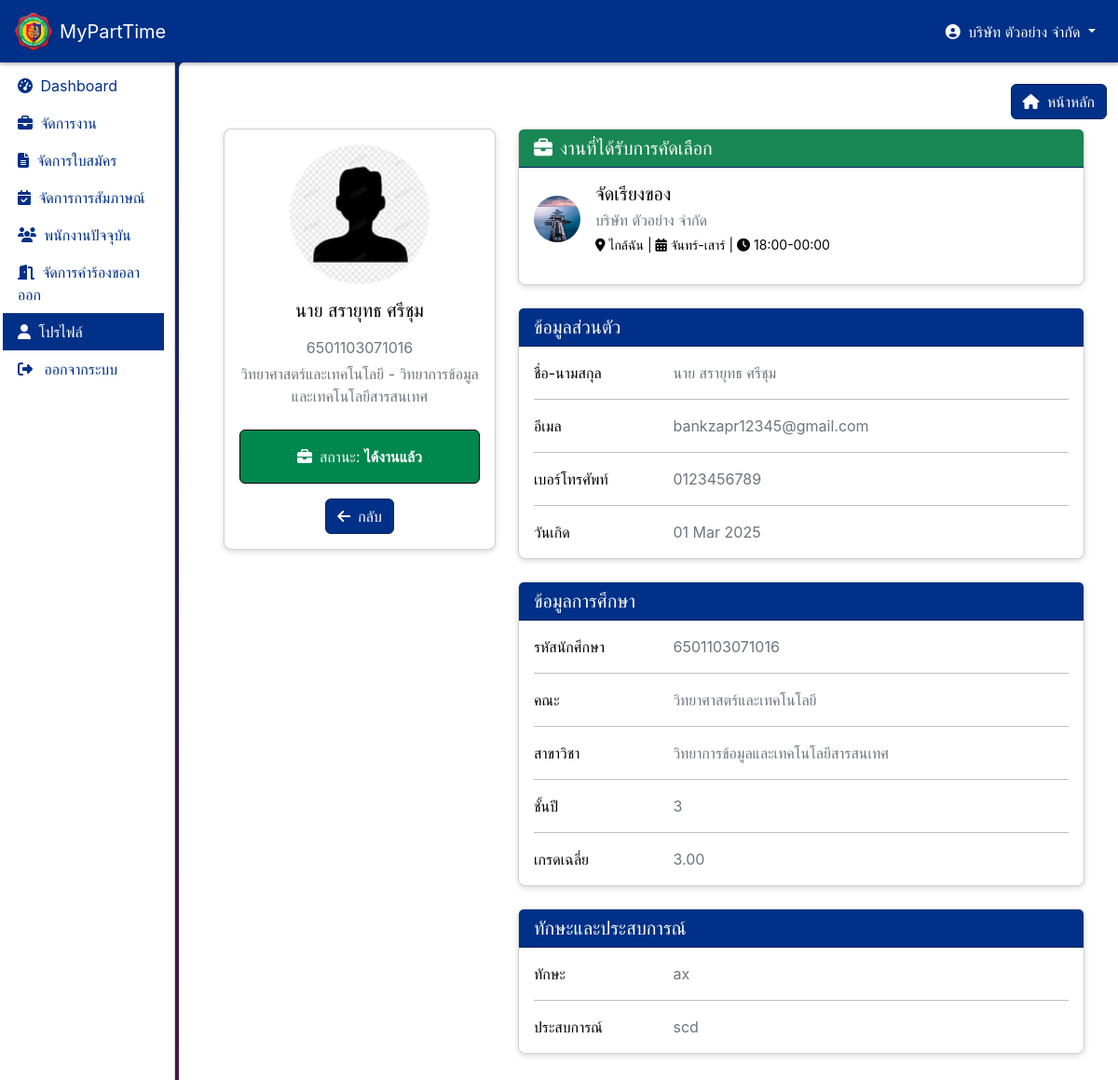
Screenshot of /profiles/view_student_profile.php?id=3 (signed in) with the database file from the repository.
### tables this page shows
CREATE TABLE `students` (
  `student_id` int(11) NOT NULL,
  `student_code` varchar(13) DEFAULT NULL,
  `password` varchar(255) NOT NULL,
  `title` varchar(10) DEFAULT NULL,
  `first_name` varchar(50) NOT NULL,
  `last_name` varchar(50) NOT NULL,
  `birth_date` date DEFAULT NULL,
  `email` varchar(100) NOT NULL,
  `phone` varchar(15) DEFAULT NULL,
  `university_name` varchar(100) DEFAULT NULL,
  `faculty_name` varchar(100) DEFAULT NULL,
  `major_name` varchar(100) DEFAULT NULL,
  `education_level` varchar(50) DEFAULT NULL,
  `year` int(5) DEFAULT NULL,
  `gpa` decimal(4,2) DEFAULT NULL,
  `employment_status` varchar(20) DEFAULT 'unemployed',
  `skill` text DEFAULT NULL,
  `experience` text DEFAULT NULL,
  `address` text DEFAULT NULL,
  `province` varchar(100) DEFAULT NULL,
  `postal_code` varchar(10) DEFAULT NULL,
  `updated_at` datetime DEFAULT NULL,
  `profile_image` varchar(255) DEFAULT NULL
);

CREATE TABLE `applications` (
  `application_id` int(11) NOT NULL,
  `post_id` int(11) NOT NULL,
  `student_id` int(11) NOT NULL,
  `apply_date` datetime NOT NULL,
  `status` varchar(20) NOT NULL,
  `cover_letter` text NOT NULL,
  `additional_info` text DEFAULT NULL,
  `message` text DEFAULT NULL,
  `expected_salary` decimal(10,2) DEFAULT NULL,
  `available_start_date` date DEFAULT NULL,
  `available_hours` varchar(255) DEFAULT NULL,
  `resume_path` varchar(255) DEFAULT NULL,
  `created_at` timestamp NOT NULL DEFAULT current_timestamp(),
  `updated_at` timestamp NOT NULL DEFAULT current_timestamp() ON UPDATE current_timestamp(),
  `required_documents` text DEFAULT NULL,
  `submitted_documents` text DEFAULT NULL
);

CREATE TABLE `companies` (
  `company_id` int(11) NOT NULL,
  `company_name` varchar(100) NOT NULL,
  `tax_id` varchar(13) NOT NULL,
  `username` varchar(50) NOT NULL,
  `password` varchar(255) NOT NULL,
  `business_type` varchar(50) NOT NULL,
  `company_type` varchar(50) NOT NULL,
  `business_sector` varchar(100) DEFAULT NULL,
  `company_desc` text NOT NULL,
  `address` text NOT NULL,
  `province` varchar(100) DEFAULT NULL,
  `postal_code` varchar(10) DEFAULT NULL,
  `website` varchar(255) DEFAULT NULL,
  `contact_person` varchar(50) NOT NULL,
  `contact_email` text NOT NULL,
  `contact_phone` varchar(15) NOT NULL,
  `pdpa_consent` tinyint(1) NOT NULL DEFAULT 0,
  `created_at` timestamp NOT NULL DEFAULT current_timestamp(),
  `registration_date` timestamp NOT NULL DEFAULT current_timestamp(),
  `updated_at` datetime DEFAULT NULL,
  `is_verified` tinyint(1) NOT NULL DEFAULT 0,
  `logo_path` varchar(255) DEFAULT NULL
);

CREATE TABLE `jobs_posts` (
  `post_id` int(11) NOT NULL,
  `company_id` int(11) NOT NULL,
  `job_title` varchar(100) NOT NULL,
  `job_description` varchar(100) DEFAULT NULL,
  `positions` text NOT NULL,
  `min_salary` decimal(10,2) DEFAULT NULL,
  `max_salary` decimal(10,2) NOT NULL,
  `salary_type` decimal(20,0) DEFAULT NULL,
  `work_days` varchar(50) DEFAULT NULL,
  `work_hours` varchar(50) DEFAULT NULL,
  `requirement` text DEFAULT NULL,
  `location` varchar(100) DEFAULT NULL,
  `post_date` date NOT NULL,
  `expire_date` date DEFAULT NULL,
  `status` varchar(20) DEFAULT NULL,
  `is_active` int(11) NOT NULL,
  `job_category` varchar(50) DEFAULT 'อื่นๆ',
  `update_date` timestamp NOT NULL DEFAULT current_timestamp() ON UPDATE current_timestamp()
);

### includes/functions.php (called while the page is built, shortened)
<?php
if (!function_exists('formatDate')) {
    function formatDate($date, $format = 'd M Y') {
        return date($format, strtotime($date));
    }
}
if (!function_exists('getProfileImageUrl')) {
    function getProfileImageUrl($image_path, $user_type) {
        if (!empty($image_path) && file_exists(BASE_PATH . $image_path)) {
            return ROOT_URL . $image_path;
        } else {
            if ($user_type == 'student') {
                return ROOT_URL . '/assets/images/default-student.png';
            } else {
                return ROOT_URL . '/assets/images/default-company.png';
            }
        }
    }
}
if (!function_exists('getStudentProfile')) {
    function getStudentProfile($database, $student_id) {
        $sql = "SELECT * FROM students WHERE student_id = ?";
        $stmt = $database->prepare($sql);
        $stmt->execute([$student_id]);
        return $stmt->fetch(PDO::FETCH_ASSOC);
    }
}
?>

### includes/database.php (called while the page is built, shortened)
<?php
class Database {
    private $host = "localhost";
    private $db_name = "myparttimedb";
    private $username = "root";
    private $password = "";
    private $connection;
    private function connect() {
        try {
            $this->connection = new PDO(
                "mysql:host=" . $this->host . ";dbname=" . $this->db_name . ";charset=utf8",
                $this->username,
                $this->password
            );
            $this->connection->setAttribute(PDO::ATTR_ERRMODE, PDO::ERRMODE_EXCEPTION);
        } catch (PDOException $e) {
            error_log("Connection error: " . $e->getMessage());
            $this->connection = null;
        }
    }
    public function getConnection() {
        return $this->connection;
    }
    public function prepare($sql) {
        return $this->getConnection()->prepare($sql);
    }
}
?>

### profiles/view_student_profile.php (the view, shortened to what this page needs)
<?php
include(__DIR__ . '/../layouts/header.php');
$student_id = $_GET['id'];
$student = getStudentProfile($database, $student_id);
$query = "SELECT a.*, j.job_title, j.location, j.work_days, j.work_hours, c.company_name, c.logo_path
          FROM applications a
          JOIN jobs_posts j ON a.post_id = j.post_id
          JOIN companies c ON j.company_id = c.company_id
          WHERE a.student_id = ? AND a.status = 'accepted'";
$stmt = $database->prepare($query);
$stmt->execute([$student_id]);
$result = $stmt->fetchAll(PDO::FETCH_ASSOC);
$accepted_jobs = [];
$query = "SELECT a.*, j.job_title, j.location, j.work_days, j.work_hours, c.company_name, c.logo_path
          FROM applications a
          JOIN jobs_posts j ON a.post_id = j.post_id
          JOIN companies c ON j.company_id = c.company_id
          WHERE a.student_id = ? AND a.status = 'accepted'
          ORDER BY a.updated_at DESC LIMIT 1";
$stmt = $database->prepare($query);
$stmt->execute([$student_id]);
$result = $stmt->fetchAll(PDO::FETCH_ASSOC);
foreach ($result as $row) {
    $accepted_jobs[] = $row;
}
$profile_image_url = getProfileImageUrl($student['profile_image'], 'student');
?>
<div class="btn-group float-end" role="group">
    <a href="/Myparttime/dashboard.php" class="btn btn-primary">
        <i class="fas fa-home me-1"></i> หน้าหลัก
    </a>
</div>
<div class="container px-4 py-5">
    <div class="row">
        <div class="col-md-4">
            <div class="card mb-4">
                <div class="card-body text-center">
                    <img src="<?php echo $profile_image_url; ?>" alt="รูปโปรไฟล์" class="rounded-circle img-fluid" style="width: 150px; height: 150px; object-fit: cover;">
                    <h5 class="my-3"><?php echo $student['title'] . ' ' . $student['first_name'] . ' ' . $student['last_name']; ?></h5>
                    <p class="text-muted mb-1"><?php echo $student['student_code']; ?></p>
                    <p class="text-muted mb-4"><?php echo $student['faculty_name'] . ' - ' . $student['major_name']; ?></p>
                     <?php if (!empty($accepted_jobs)): ?>
                        <div class="alert alert-success mb-3">
                            <i class="fas fa-briefcase me-2"></i>สถานะ: <strong>ได้งานแล้ว</strong>
                        </div>
                    <?php else: ?>
                        <div class="alert alert-warning mb-3">
                            <i class="fas fa-search me-2"></i>สถานะ: <strong>ว่างงาน/กำลังหางาน</strong>
                        </div>
                    <?php endif; ?>
                    <a href="javascript:history.back()" class="btn btn-primary">
                        <i class="fas fa-arrow-left me-2"></i>กลับ
                    </a>
                </div>
            </div>
        </div>
        <div class="col-md-8">
            <?php if (!empty($accepted_jobs)): ?>
                <div class="card mb-4">
                    <div class="card-header bg-success text-white">
                        <h5 class="mb-0"><i class="fas fa-briefcase me-2"></i>งานที่ได้รับการคัดเลือก</h5>
                    </div>
                    <div class="card-body">
                        <?php foreach ($accepted_jobs as $job): ?>
                            <div class="d-flex align-items-center mb-3">
                                <?php
                                $company_logo = !empty($job['logo_path']) ? ROOT_URL . $job['logo_path'] : ROOT_URL . '/assets/images/company-default.png';
                                ?>
                                <img src="<?php echo $company_logo; ?>" alt="<?php echo $job['company_name']; ?>" class="rounded-circle me-3" style="width: 50px; height: 50px; object-fit: cover;">
                                <div>
                                    <h5 class="mb-1"><?php echo $job['job_title']; ?></h5>
                                    <p class="mb-1 text-muted"><?php echo $job['company_name']; ?></p>
                                    <p class="mb-0 small">
                                        <i class="fas fa-map-marker-alt me-1"></i><?php echo $job['location']; ?> |
                                        <i class="fas fa-calendar-alt me-1"></i><?php echo $job['work_days']; ?> |
                                        <i class="fas fa-clock me-1"></i><?php echo $job['work_hours']; ?>
                                    </p>
                                </div>
                            </div>
                        <?php endforeach; ?>
                    </div>
                </div>
            <?php endif; ?>
            <div class="card mb-4">
                <div class="card-header">
                    <h5 class="mb-0">ข้อมูลส่วนตัว</h5>
                </div>
                <div class="card-body">
                    <div class="row">
                        <div class="col-sm-3">
                            <p class="mb-0">ชื่อ-นามสกุล</p>
                        </div>
                        <div class="col-sm-9">
                            <p class="text-muted mb-0"><?php echo $student['title'] . ' ' . $student['first_name'] . ' ' . $student['last_name']; ?></p>
                        </div>
                    </div>
                    <hr>
                    <div class="row">
                        <div class="col-sm-3">
                            <p class="mb-0">อีเมล</p>
                        </div>
                        <div class="col-sm-9">
                            <p class="text-muted mb-0"><?php echo $student['email']; ?></p>
                        </div>
                    </div>
                    <hr>
                    <div class="row">
                        <div class="col-sm-3">
                            <p class="mb-0">เบอร์โทรศัพท์</p>
                        </div>
                        <div class="col-sm-9">
                            <p class="text-muted mb-0"><?php echo $student['phone']; ?></p>
                        </div>
                    </div>
                    <hr>
                    <div class="row">
                        <div class="col-sm-3">
                            <p class="mb-0">วันเกิด</p>
                        </div>
                        <div class="col-sm-9">
                            <p class="text-muted mb-0"><?php echo formatDate($student['birth_date']); ?></p>
                        </div>
                    </div>
                </div>
            </div>
            <div class="card mb-4">
                <div class="card-header">
                    <h5 class="mb-0">ข้อมูลการศึกษา</h5>
                </div>
                <div class="card-body">
                    <div class="row">
                        <div class="col-sm-3">
                            <p class="mb-0">รหัสนักศึกษา</p>
                        </div>
                        <div class="col-sm-9">
                            <p class="text-muted mb-0"><?php echo $student['student_code']; ?></p>
                        </div>
                    </div>
                    <hr>
                    <div class="row">
                        <div class="col-sm-3">
                            <p class="mb-0">คณะ</p>
                        </div>
                        <div class="col-sm-9">
                            <p class="text-muted mb-0"><?php echo $student['faculty_name']; ?></p>
                        </div>
                    </div>
                    <hr>
                    <div class="row">
                        <div class="col-sm-3">
                            <p class="mb-0">สาขาวิชา</p>
                        </div>
                        <div class="col-sm-9">
                            <p class="text-muted mb-0"><?php echo $student['major_name']; ?></p>
                        </div>
                    </div>
                    <hr>
                    <div class="row">
                        <div class="col-sm-3">
                            <p class="mb-0">ชั้นปี</p>
                        </div>
                        <div class="col-sm-9">
                            <p class="text-muted mb-0"><?php echo $student['year']; ?></p>
                        </div>
                    </div>
                    <hr>
                    <div class="row">
                        <div class="col-sm-3">
                            <p class="mb-0">เกรดเฉลี่ย</p>
                        </div>
                        <div class="col-sm-9">
                            <p class="text-muted mb-0"><?php echo $student['gpa']; ?></p>
                        </div>
                    </div>
                </div>
            </div>
            <div class="card mb-4">
                <div class="card-header">
                    <h5 class="mb-0">ทักษะและประสบการณ์</h5>
                </div>
                <div class="card-body">
                    <div class="row">
                        <div class="col-sm-3">
                            <p class="mb-0">ทักษะ</p>
                        </div>
                        <div class="col-sm-9">
                            <p class="text-muted mb-0"><?php echo $student['skill'] ?: 'ไม่ระบุ'; ?></p>
                        </div>
                    </div>
                    <hr>
                    <div class="row">
                        <div class="col-sm-3">
                            <p class="mb-0">ประสบการณ์</p>
                        </div>
                        <div class="col-sm-9">
                            <p class="text-muted mb-0"><?php echo $student['experience'] ?: 'ไม่ระบุ'; ?></p>
                        </div>
                    </div>
                </div>
            </div>
        </div>
    </div>
</div>
<?php include '../layouts/footer.php'; ?>

### assets/css/admin.css (style rules this page uses)
body { background: linear-gradient(135deg, #003087 0%, #a10000 100%); color: #ffffff; padding-top: 5px; }
.card { background-color: #ffffff; margin-bottom: 20px; border-radius: 8px; box-shadow: 0 2px 6px rgba(0, 0, 0, 0.15); }
.card-header { background-color: #003087; color: #ffffff; border-bottom: 1px solid #002060; }
.alert-success { background-color: #00874f; border-color: #000000; color: #ffffff; }
.btn-primary { background-color: #003087; border-color: #002060; }
body, .form-control, .btn { font-family: -apple-system, BlinkMacSystemFont, "Segoe UI", Roboto, "Helvetica Neue", Arial, "Noto Sans", "Liberation Sans", sans-serif, "Apple Color Emoji", "Segoe UI Emoji", "Segoe UI Symbol", "Noto Color Emoji", "Sarabun", "Prompt", "TH Sarabun New"; }
html, body { height: 100%; margin: 0; padding: 33px 0 0 0; overflow-y: auto; overflow-x: hidden; }
.fas, .far, .fab { font-family: 'Font Awesome 6 Free', sans-serif !important; display: inline-block; }

### rows the page displays
students: title "นาย", first_name "สรายุทธ", last_name "ศรีชุม", student_code "6501103071016", faculty_name "วิทยาศาสตร์และเทคโนโลยี", major_name "วิทยาการข้อมูลและเทคโนโลยีสารสนเทศ", email "bankzapr12345@gmail.com", phone "0123456789", birth_date "01 Mar 2025", year "3", gpa "3.00", skill "ax", experience "scd"
applications: companies.logo_path (picture), post.job_title "จัดเรียงของ", companies.company_name "บริษัท ตัวอย่าง จำกัด", post.location "ไกล้ฉัน", post.work_days "จันทร์-เสาร์", post.work_hours "18:00-00:00"

### other values shown
SITE_NAME "MyPartTime"
$_SESSION['user_name'] "บริษัท ตัวอย่าง จำกัด"
